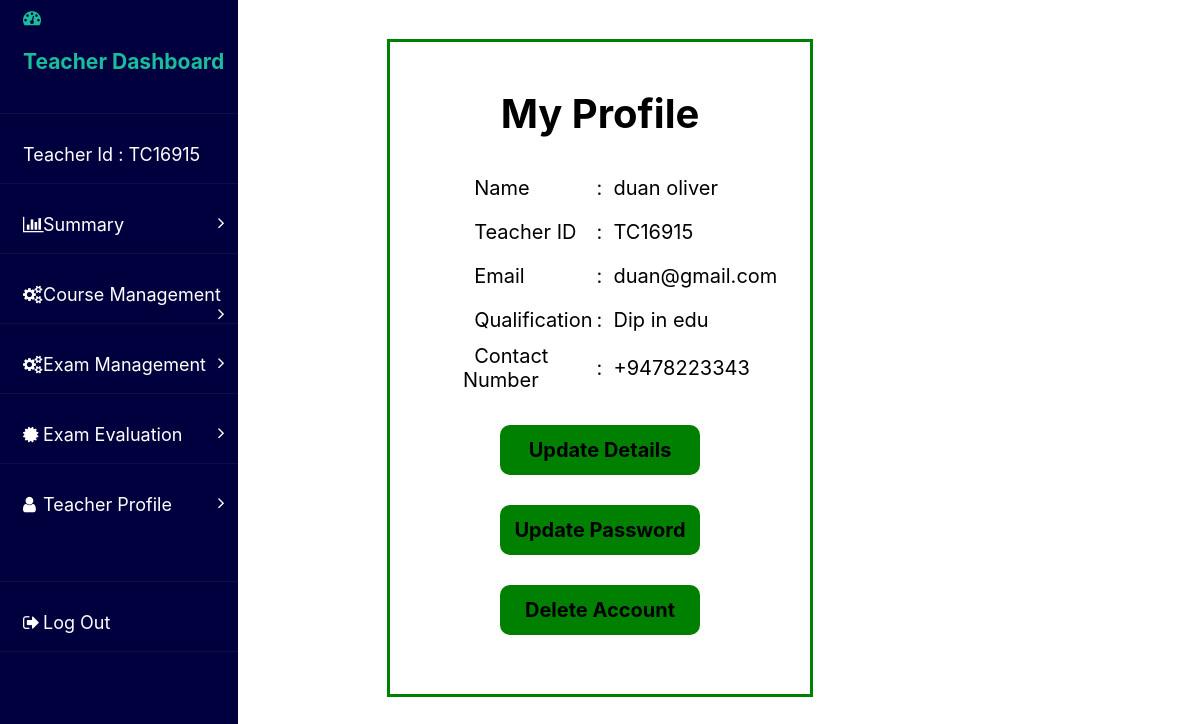
Screenshot of /Teacher_Profile.php (signed in) with the database file from the repository.
### tables this page shows
CREATE TABLE `teacher` (
  `teacherId` varchar(40) NOT NULL,
  `firstName` varchar(100) NOT NULL,
  `lastName` varchar(100) NOT NULL,
  `email` varchar(100) NOT NULL,
  `qualification` varchar(100) NOT NULL,
  `password` varchar(100) NOT NULL,
  `contactNumber` varchar(20) NOT NULL
);

### Teacher_Profile.php (the view, shortened to what this page needs)
<?php
require ("config.php");
$first_name = $last_name = $name = $email = $qualification = $contact_number = "";
$teacher_id = $_SESSION["id"];
$sql = "SELECT * FROM teacher WHERE teacherId = '$teacher_id'";
$query_result = $conn->query($sql);
if ($query_result->num_rows == 1) {
    while ($query_result_row = $query_result->fetch_assoc()) {
        $first_name = $query_result_row["firstName"];
        $last_name = $query_result_row["lastName"];
        $email = $query_result_row["email"];
        $qualification = $query_result_row["qualification"];
        $contact_number = $query_result_row["contactNumber"];
        $name = $first_name." ".$last_name;
    }
}
?>
<!DOCTYPE html>
<html lang="en">
    <head>
        <link rel="stylesheet" href="styles/Profiles.css">
    </head>
    <body>
        <?php require("sideBar.php") ?>
        <div class="container">
            <h1>My Profile</h1>
            <table>
                <tr>
                    <td>&nbsp;&nbsp;Name</td>
                    <td>:&nbsp;&nbsp;<?php echo $name ?></td>
                </tr>
                <tr>
                    <td>&nbsp;&nbsp;Teacher ID</td>
                    <td>:&nbsp;&nbsp;<?php echo $teacher_id ?></td>
                </tr>
                <tr>
                    <td>&nbsp;&nbsp;Email</td>
                    <td>:&nbsp;&nbsp;<?php echo $email ?></td>
                </tr>
                <tr>
                    <td>&nbsp;&nbsp;Qualification</td>
                    <td>:&nbsp;&nbsp;<?php echo $qualification ?></td>
                </tr>
                <tr>
                    <td>&nbsp;&nbsp;Contact Number</td>
                    <td>:&nbsp;&nbsp;<?php echo $contact_number ?></td>
                </tr>
            </table>
            <a href="Teacher_Update_Details.php"><input type="button" name="update_details" value="Update Details"></a>
            <a href="Teacher_Update_Password.php"><input type="button" name="update_password" value="Update Password"></a><br>
            <a href="Teacher_Delete_Account.php"><input type="button" name="delete_account" value="Delete Account"></a>
        </div>
    </body>
</html>

### styles/Profiles.css (style rules this page uses)
body { font-family: -apple-system, BlinkMacSystemFont, 'Segoe UI', Roboto, Oxygen, Ubuntu, Cantarell, 'Open Sans', 'Helvetica Neue', sans-serif; font-size: 20px; background-color: white; margin-top: -20px; }
.container { text-align: center; background-color: white; margin-top: 5%; margin-bottom: 5%; margin-left: 32%; margin-right: 32%; padding-top: 20px; padding-bottom: 5%; padding-left: 70px; padding-right: 70px; border: 3px solid green; }
input[type=button] { width: 200px; height: 50px; margin-top: 30px; font-family: -apple-system, BlinkMacSystemFont, 'Segoe UI', Roboto, Oxygen, Ubuntu, Cantarell, 'Open Sans', 'Helvetica Neue', sans-serif; font-size: 20px; font-weight: bold; border: 2px solid green; border-radius: 10px; background-color: green; }
table { text-align: left; }
td { width: 200px; height: 40px; }

### rows the page displays
teacher: name "duan oliver", email "duan@gmail.com", qualification "Dip in edu", contactNumber "+9478223343"

### other values shown
$_SESSION["id"] "TC16915"
$teacher_id "TC16915"
